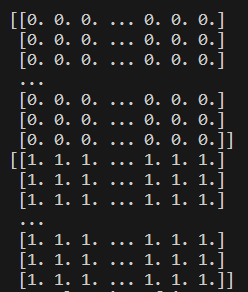
#> input picture FIlter.png, 248 x 292 px
$ python Darsh_230343_Midterm_Code4.py
#> lines starting #> are read from the running program, lines starting #| are printed output that depends on the picture; after the words box and inside, x2 and y2 are one past the last pixel; in counts of white or black regions, pixels touching at a corner belong together
#> the answer given: FIlter.png
import cv2
import numpy as np

def shape(s):
#> called with s = 'FIlter.png'
    img1=cv2.imread(s)
#> img1 is the input picture: shape (292, 248, 3); mean B, G, R 35.9, 36, 36.2
    img=cv2.resize(img1,(600,600))
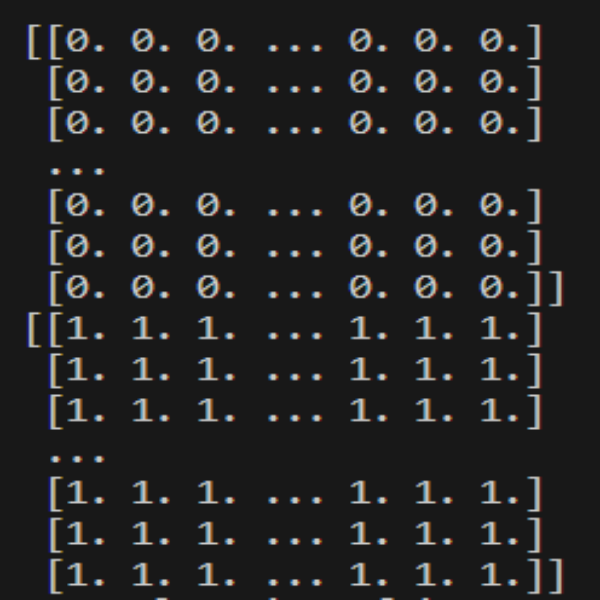
#> img: shape (600, 600, 3); mean B, G, R 35.9, 36, 36.1
    cv2.imshow("Original",img)
    cv2.waitKey(0)
    gray=cv2.cvtColor(img,cv2.COLOR_BGR2GRAY)
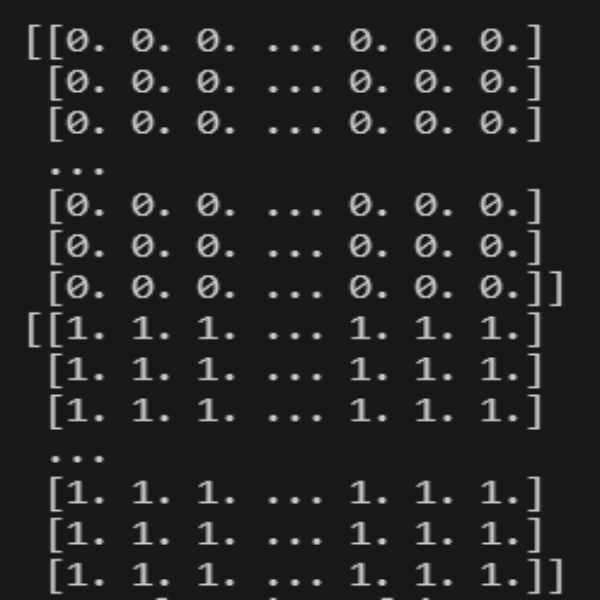
#> gray: shape (600, 600); min 24, max 204, mean 36
    blur=cv2.GaussianBlur(gray,(9,9),0)
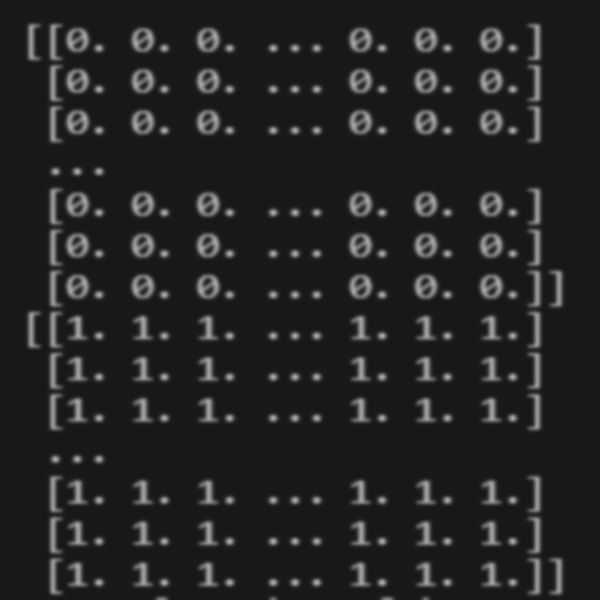
#> blur: shape (600, 600); min 24, max 170, mean 36
    Canny=cv2.Canny(blur,50,200)
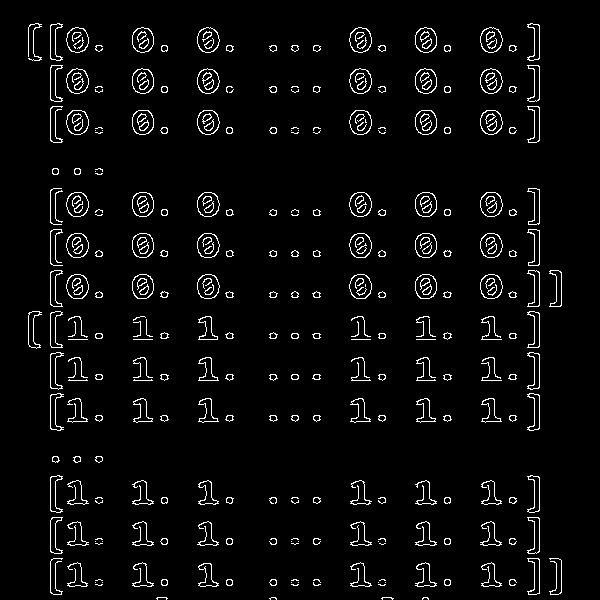
#> Canny: shape (600, 600); 4% white in thin lines or dots, all inside (x1, y1, x2, y2) = (28, 23, 562, 600)
    contours, _ = cv2.findContours(Canny, cv2.RETR_EXTERNAL, cv2.CHAIN_APPROX_SIMPLE)
#> contours = 269 contours, 115 with area under 20; largest, box (x1, y1, x2, y2) and area: (349, 27, 372, 53) 436, (349, 68, 372, 94) 436, (66, 68, 89, 94) 434, (66, 27, 89, 53) 434, (66, 110, 89, 135) 434

    # Filter contours based on the number of sides
    valid_contours = []
    for contour in contours:
        epsilon = 0.04 * cv2.arcLength(contour, True)
        approx = cv2.approxPolyDP(contour, epsilon, True)
        num_sides = len(approx)
        if 3 <= num_sides <= 9:  # Assuming shapes have sides between 3 and 9
            valid_contours.append(contour)
#> this loop made 269 passes
#> (epsilon, num_sides) on passes 1, 3, 5: (0.659, 6), (0.739, 6), (0.626, 5)
#> after the loop, valid_contours = 244 contours, 90 with area under 20; largest, box (x1, y1, x2, y2) and area: (349, 27, 372, 53) 436, (349, 68, 372, 94) 436, (66, 68, 89, 94) 434, (66, 27, 89, 53) 434, (66, 110, 89, 135) 434
        # [29 lines of commented-out code are left out]
    valid_contours = sorted(valid_contours, key=cv2.contourArea, reverse=True)

    # Mark the centers of the two largest contours
    for i in range(min(2, len(valid_contours))):
        M = cv2.moments(valid_contours[i])
        if M["m00"] != 0:
            cX = int(M["m10"] / M["m00"])
            cY = int(M["m01"] / M["m00"])
            cv2.putText(img, f"Largest-{i+1}", (cX, cY), cv2.FONT_HERSHEY_SIMPLEX, 0.5, (0, 255, 255), 2)
            cv2.circle(img, (cX, cY), 5, (255, 255, 255), -1)
#> this loop made 2 passes
#> (cX, cY) on passes 1 to 2: (360, 39), (360, 80)
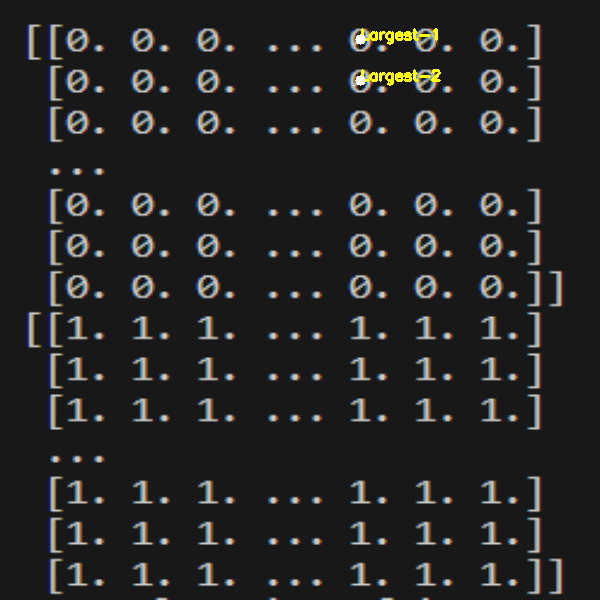
#> img: shape (600, 600, 3); 0.32% of pixels changed, all inside (x1, y1, x2, y2) = (355, 28, 441, 86)

    # Draw contours on the original image
    cv2.drawContours(img, valid_contours, -1, (0, 255, 0), 2)
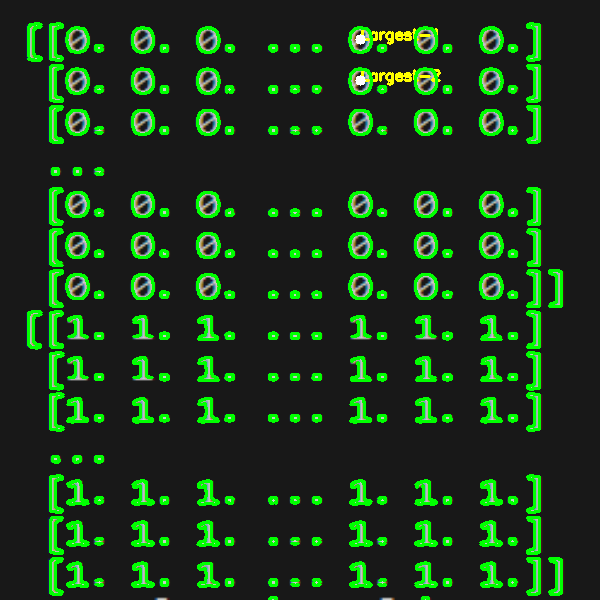
#> img: shape (600, 600, 3); 10.11% of pixels changed, all inside (x1, y1, x2, y2) = (27, 22, 563, 600)

    # Display the result
    cv2.imshow('Identified Shapes', img)
    cv2.waitKey(0)
    cv2.destroyAllWindows()

s=input("Enter image path:")
shape(s)
